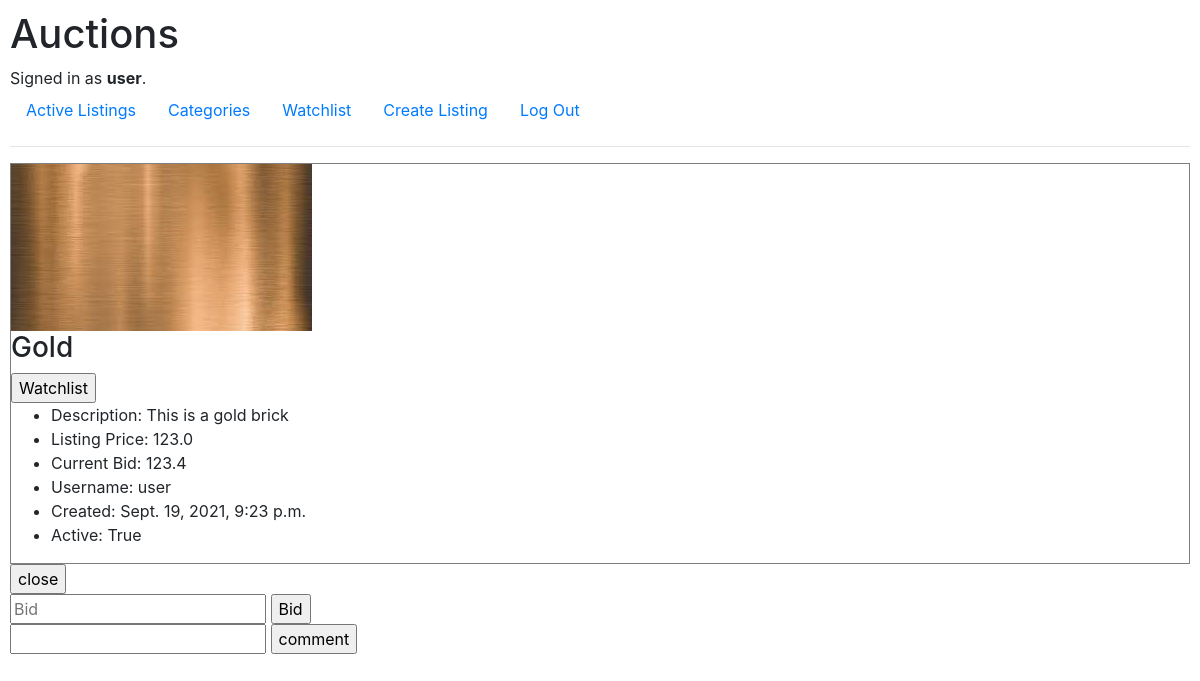
The page /listing/Gold/1/ (signed in) on the database its author committed.
### auctions/models.py (models this page shows, shortened)
class User(AbstractUser):
    user_id = models.IntegerField(primary_key=True, unique=True)

class Listing(models.Model):
    name = models.CharField(max_length=64)
    image = models.ImageField()
    description = models.CharField(max_length=300)
    listing_price = models.FloatField()
    current_bid = models.FloatField(default=0)
    category = models.CharField(max_length=64)
    created = models.DateTimeField(auto_now_add=True)
    buyer = models.CharField(max_length=64, default='')
    user_listing = models.ForeignKey(User, blank=False, on_delete=CASCADE, related_name="user_listing")
    active = models.BooleanField(default=True)

### auctions/views.py (the view)
# urls.py: path("listing/<str:name>/<int:id>/", views.listing, name="listing"),
def listing(request, name, id):
    listing = Listing.objects.get(pk=id, name=name)
    comments = Comment.objects.filter(listing=listing).all()
    image = f"auctions/media/{listing.image}"
    error = ''
    if request.method == "POST":
        if request.POST.get('close'):
            max_bid = Bid.objects.all().aggregate(Max('bid_price'))
            max_bid = max_bid['bid_price__max']
            bid_winner = Bid.objects.filter(bid_price=max_bid).get()
            bid_winner = bid_winner.user_bid.username
            listing.buyer_username = bid_winner
            listing.active = False
            listing.save()
            bid_winner = Bid.objects.filter(listing=listing)
            error = f'This listing has been closed by {listing.user_listing.username}'
            return render(request, 'auctions/listing.html', {
                "listing": listing,
                'image': image,
                'comments': comments,
                'error': error,
            })
        if request.POST.get('comment'):
            content = request.POST["comment"]
            comment = Comment(listing=listing, content=content, user_comment=request.user)
            comment.save()
            return render(request, 'auctions/listing.html', {
            "listing": listing,
            "image": image,
            "comments": comments,
            "error": error,
        })
        if request.POST.get("watchlist"):
            get_watchlist = Watchlist.objects.filter(user=request.user)
            listing = Listing.objects.get(name=name, id=id)
            for watch in get_watchlist:
                if watch.listing == listing:
                    watch.delete()
                    return render(request, 'auctions/listing.html', {
                        "listing": listing,
                        "image": image,
                        "comments": comments,
                        "error": error,
                    })
            new_watchlist = Watchlist(user=request.user, listing=listing)
            new_watchlist.save()
            return render(request, 'auctions/listing.html', {
                "listing": listing,
                "image": image,
                "comments": comments,
                "error": error,
            })
        if request.POST.get('bid'):
            new_bid = float(request.POST["bid"])
            old_bid = float(listing.current_bid)
            listing_price = listing.listing_price
            bid = Bid(bid_price=new_bid, listing=listing, user_bid=request.user)
            bid.save()
            if new_bid > old_bid and new_bid > listing_price:
                listing.current_bid = new_bid
                listing.save()
                return render(request, 'auctions/listing.html', {
                "listing": listing,
                "old_price": old_bid,
                "new_price": new_bid,
                "image": image,
                "comments": comments,
        })
            else:
                error = "Bid must be higher than current bid or listing price"
                return render(request, 'auctions/listing.html', {
                "listing": listing,
                "image": image,
                "comments": comments,
                "error": error,
        })
        return render(request, 'auctions/listing.html', {
        "listing": listing,
        "image": image,
        "comments": comments,
        "error": error,
    })
    else:
        return render(request, 'auctions/listing.html', {
            "listing": listing,
            "image": image,
            "comments": comments,
        })

### auctions/templates/auctions/listing.html (shortened to what this page needs)
{% extends "auctions/layout.html" %}
{% block body %}
<div class="listing-container">
    <div class="listing-image">
        {% load static %}
        <img src="{% static image %}" alt="Image of listing">
    </div>
    <div class="listing-content">
        <h3>{{ listing.name }}</h3>
        <form action="{% url 'listing' listing.name listing.id %}" method="POST">
            {% if user.is_authenticated and listing.active %}
                <input type="Submit" value="Watchlist">
            {% else %}
                <input type="Submit" value="Watchlist" disabled>
            {% endif %}
        </form>
        <ul>
            <li>Description: {{ listing.description }}</li>
            <li>Listing Price: {{ listing.listing_price }}</li>
            <li>Current Bid: {{ listing.current_bid }}</li>
            <li>Username: {{ listing.user_listing.username }}</li>
            <li>Created: {{ listing.created }}</li>
            <li>Active: {{ listing.active }}</li>
    </div>
</div>
{% if listing.user_listing.username == request.user.username %}
    <form action="{% url 'listing' listing.name listing.id %}" method="POST">
        {% if listing.active %}
        <input type="submit" value="close">
        {% else %}
        <input type="submit" value="close" disabled>
        {% endif %}
    </form>
{% endif %}
<form action="{% url 'listing' listing.name listing.id %}" method="POST">
        <input type="float" placeholder="Bid" name="bid">
    {% if user.is_authenticated and listing.active %}
        <input type="Submit" value="Bid">
    {% else %}
        <p><strong>Must be logged in to submit a bid</strong></p>
    {% endif %}
</form>
<form action="{% url 'listing' listing.name listing.id %}"method="POST">
    <input type="text" name="comment">
    {% if user.is_authenticated and listing.active %}
    <input type="submit" value="comment">
    {% else %}
    <input type="submit" value="comment" disabled>
    {% endif %}
</form>
{% endblock %}

### auctions/templates/auctions/layout.html (shortened to what this page needs)
{% load static %}
<!DOCTYPE html>
<html lang="en">
    <head>
        <link rel="stylesheet" href="https://stackpath.bootstrapcdn.com/bootstrap/4.4.1/css/bootstrap.min.css">
        {% load static %}
        <link href="{% static 'auctions/styles.css' %}" rel="stylesheet">
    </head>
    <body>
        <h1>Auctions</h1>
        <div>
            {% if user.is_authenticated %}
                Signed in as <strong>{{ user.username }}</strong>.
            {% else %}
                Not signed in.
            {% endif %}
        </div>
        <ul class="nav">
            <li class="nav-item">
                <a class="nav-link" href="{% url 'index' %}">Active Listings</a>
            </li>
            <li class="nav-item">
                <a class="nav-link" href="{% url 'categories' category='all' %}">Categories</a>
            </li>
            <li class="nav-item">
                {% if user.is_authenticated %}
                    <a class="nav-link" href="{% url 'watchlist' %}">Watchlist</a>
                {% else %}
                    <a class="nav-link" href="#">Watchlist</a>
                {% endif %}
            </li>
            <li class="nav-item">
                {% if user.is_authenticated %}
                <a class="nav-link" href="{% url 'create' %}">Create Listing</a>
                {% else %}
                <a class="nav-link" href="#">Create Listing</a>
                {% endif %}
            </li>
            {% if user.is_authenticated %}
                <li class="nav-item">
                    <a class="nav-link" href="{% url 'logout' %}">Log Out</a>
                </li>
            {% endif %}
        </ul>
        <hr>
        {% block body %}
        {% endblock %}
    </body>
</html>

### auctions/static/auctions/styles.css (style rules this page uses)
body { padding: 10px; }
.listing-container { border: solid grey 1px; }

### rows shown on the page
User: username "user"
Listing: name "Gold", description "This is a gold brick", listing_price "123.0", current_bid "123.4", user_listing.username "user", created "Sept. 19, 2021, 9:23 p.m.", active "True"
